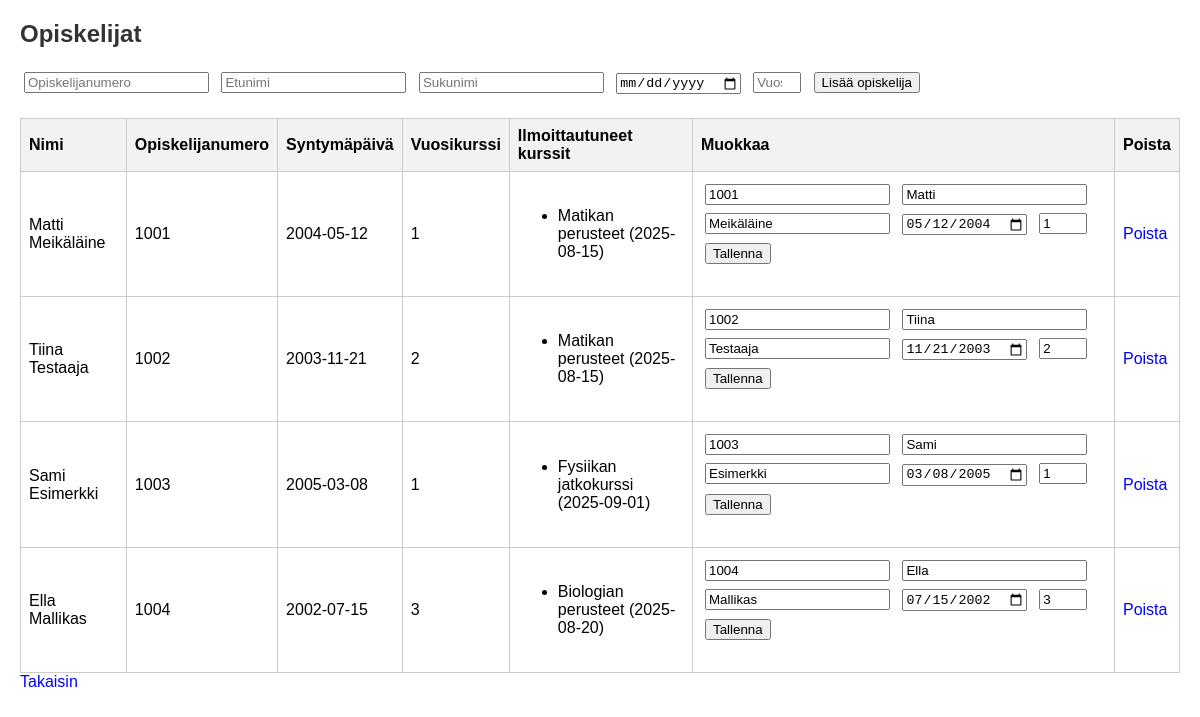
The page /opiskelijat.php on the database its author committed.
### tables this page shows
CREATE TABLE `opiskelijat` (
  `opiskelijanumero` int(11) NOT NULL,
  `etunimi` varchar(100) DEFAULT NULL,
  `sukunimi` varchar(100) DEFAULT NULL,
  `syntymapaiva` date DEFAULT NULL,
  `vuosikurssi` int(11) DEFAULT NULL CHECK (`vuosikurssi` between 1 and 3)
);

CREATE TABLE `kurssit` (
  `tunnus` int(11) NOT NULL,
  `nimi` varchar(100) DEFAULT NULL,
  `kuvaus` text DEFAULT NULL,
  `alkupaiva` date DEFAULT NULL,
  `loppupaiva` date DEFAULT NULL,
  `opettaja_id` int(11) DEFAULT NULL,
  `tila_id` int(11) DEFAULT NULL
);

### opiskelijat.php (the view, shortened to what this page needs)
<?php
include 'db.php';
$opiskelijat = $yhteys->query("SELECT * FROM opiskelijat");
?>
<!DOCTYPE html>
<html>
<head>
    <link rel="stylesheet" href="styles.css">
</head>
<body>
<h2>Opiskelijat</h2>
<form method="post">
    <input type="text" name="opiskelijanumero" placeholder="Opiskelijanumero" required>
    <input type="text" name="etunimi" placeholder="Etunimi" required>
    <input type="text" name="sukunimi" placeholder="Sukunimi" required>
    <input type="date" name="syntymapaiva" required>
    <input type="number" name="vuosikurssi" min="1" max="3" placeholder="Vuosikurssi" required>
    <button type="submit" name="lisaa">Lisää opiskelija</button>
</form>
<table>
<tr>
    <th>Nimi</th><th>Opiskelijanumero</th><th>Syntymäpäivä</th><th>Vuosikurssi</th><th>Ilmoittautuneet kurssit</th><th>Muokkaa</th><th>Poista</th>
</tr>
<?php while($o = $opiskelijat->fetch_assoc()): ?>
<tr>
<td><?= htmlspecialchars($o['etunimi'] . ' ' . $o['sukunimi']) ?></td>
<td><?= htmlspecialchars($o['opiskelijanumero']) ?></td>
<td><?= $o['syntymapaiva'] ?></td>
<td><?= $o['vuosikurssi'] ?></td>
<td>
    <ul>
    <?php
    $stmt = $yhteys->prepare("SELECT k.nimi, k.alkupaiva
                              FROM kurssikirjautumiset kk
                              JOIN kurssit k ON kk.kurssi_id = k.tunnus
                              WHERE kk.opiskelija_id = ?");
    $stmt->bind_param("s", $o['opiskelijanumero']);
    $stmt->execute();
    $kurssit = $stmt->get_result();
    while ($k = $kurssit->fetch_assoc()):
    ?>
        <li><?= htmlspecialchars($k['nimi']) ?> (<?= $k['alkupaiva'] ?>)</li>
    <?php endwhile; ?>
    </ul>
</td>
<td>
    <form method="post">
        <input type="text" name="opiskelijanumero" value="<?= $o['opiskelijanumero'] ?>" readonly>
        <input type="text" name="etunimi" value="<?= $o['etunimi'] ?>" required>
        <input type="text" name="sukunimi" value="<?= $o['sukunimi'] ?>" required>
        <input type="date" name="syntymapaiva" value="<?= $o['syntymapaiva'] ?>" required>
        <input type="number" name="vuosikurssi" value="<?= $o['vuosikurssi'] ?>" min="1" max="3" required>
        <button type="submit" name="paivita">Tallenna</button>
    </form>
</td>
<td><a href="?poista=<?= $o['opiskelijanumero'] ?>">Poista</a></td>
</tr>
<?php endwhile; ?>
</table>
<a href="index.php">Takaisin</a>
</body>
</html>

### styles.css (style rules this page uses)
body { font-family: Arial; margin: 20px; }
h2 { color: #333; }
table { border-collapse: collapse; width: 100%; }
th, td { border: 1px solid #ccc; padding: 8px; text-align: left; }
th { background-color: #f2f2f2; }
a { text-decoration: none; color: blue; }
form { margin-bottom: 20px; }
input, button { margin: 4px; }

### rows shown on the page
opiskelijat: etunimi+sukunimi "Matti Meikäläine", opiskelijanumero "1001", syntymapaiva "2004-05-12", vuosikurssi "1", etunimi "Matti", sukunimi "Meikäläine", syntymapaiva "05/12/2004"
kurssit: nimi "Matikan perusteet", alkupaiva "2025-08-15"
opiskelijat: etunimi+sukunimi "Tiina Testaaja", opiskelijanumero "1002", syntymapaiva "2003-11-21", vuosikurssi "2", etunimi "Tiina", sukunimi "Testaaja", syntymapaiva "11/21/2003"
opiskelijat: etunimi+sukunimi "Sami Esimerkki", opiskelijanumero "1003", syntymapaiva "2005-03-08", vuosikurssi "1", etunimi "Sami", sukunimi "Esimerkki", syntymapaiva "03/08/2005"
kurssit: nimi "Fysiikan jatkokurssi", alkupaiva "2025-09-01"
opiskelijat: etunimi+sukunimi "Ella Mallikas", opiskelijanumero "1004", syntymapaiva "2002-07-15", vuosikurssi "3", etunimi "Ella", sukunimi "Mallikas", syntymapaiva "07/15/2002"
kurssit: nimi "Biologian perusteet", alkupaiva "2025-08-20"
